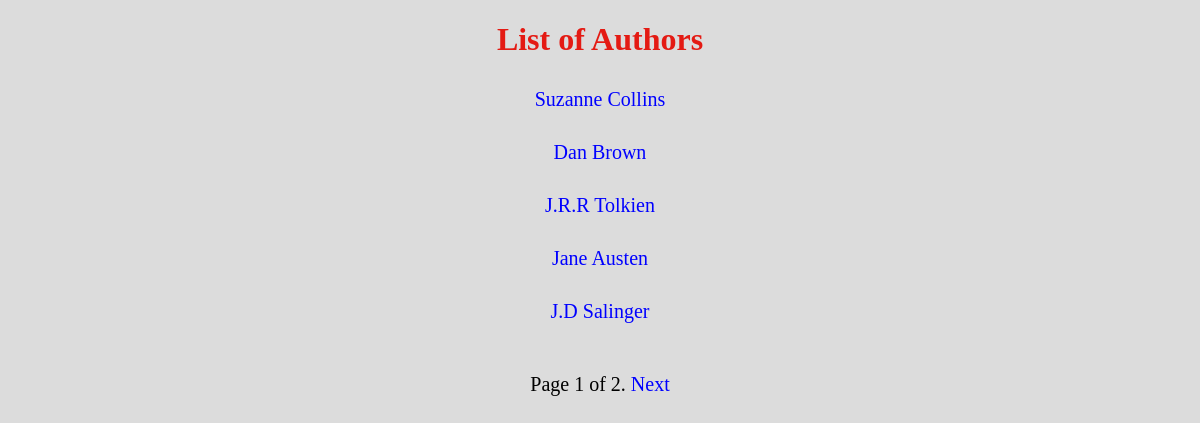
Page /author/ on the committed database.
### market/models/author.py (models this page shows)
class Author(models.Model):
    first_name = models.CharField(max_length=50, verbose_name=_('First name'))
    last_name = models.CharField(max_length=50, verbose_name=_('Last Name'))
    birth_date = models.DateField()
    def __str__(self):
        return f"{self.first_name} {self.last_name}"
    class Meta:
        verbose_name = _('Author')
        verbose_name_plural = _('Authors')

### market/views/author.py (the view)
# urls.py: path('author/', get_authors, name='authors'),
def get_authors(request):
    authors = Author.objects.all().order_by('-id')
    paginator = Paginator(authors, 5)
    page = request.GET.get('page')
    page_obj = paginator.get_page(page)
    return render(request, 'author/author_list.html', {'authors': page_obj})

### market/templates/author/author_list.html (shortened to what this page needs)
<!DOCTYPE html>
<html lang="en">
<head>
    {% load static %}
    <link rel="stylesheet" type="text/css" href="{% static 'css/author/author_list.css' %}">
</head>
<body>
    <h1>List of Authors</h1>
    <ul>
        {% for author in authors  %}
            <li><a href="/author/{{ author.id }}">{{ author }}</a></li>
        {% endfor %}
    </ul>
    <div class="paginator-container">
        <span class="paginator-text">Page {{ authors.number }} of {{ authors.paginator.num_pages }}.</span>
        {% if authors.has_next %}
            <a class="paginator" href="?page={{ authors.next_page_number }}">Next</a>
        {% endif %}
    </div>
</body>
</html>

### market/static/css/author/author_list.css (style rules this page uses)
body { background-color: rgb(220, 220, 220); margin: 0; padding: 0; text-align: center; }
ul { list-style-type: none; padding: 0; }
h1 { color: #e41a13; }
li { font-size: 20px; margin-top: 30px; }
a { all:unset; cursor: pointer; color: blue; }
.paginator-container { font-size: 20px; margin-top: 50px; }
.paginator { color: blue; }

### rows in the picture
Author: first_name+last_name "Suzanne Collins"
Author: first_name+last_name "Dan Brown"
Author: first_name+last_name "J.R.R Tolkien"
Author: first_name+last_name "Jane Austen"
Author: first_name+last_name "J.D Salinger"

### other values in the picture
{{ authors.number }} "1"
{{ authors.paginator.num_pages }} "2"
